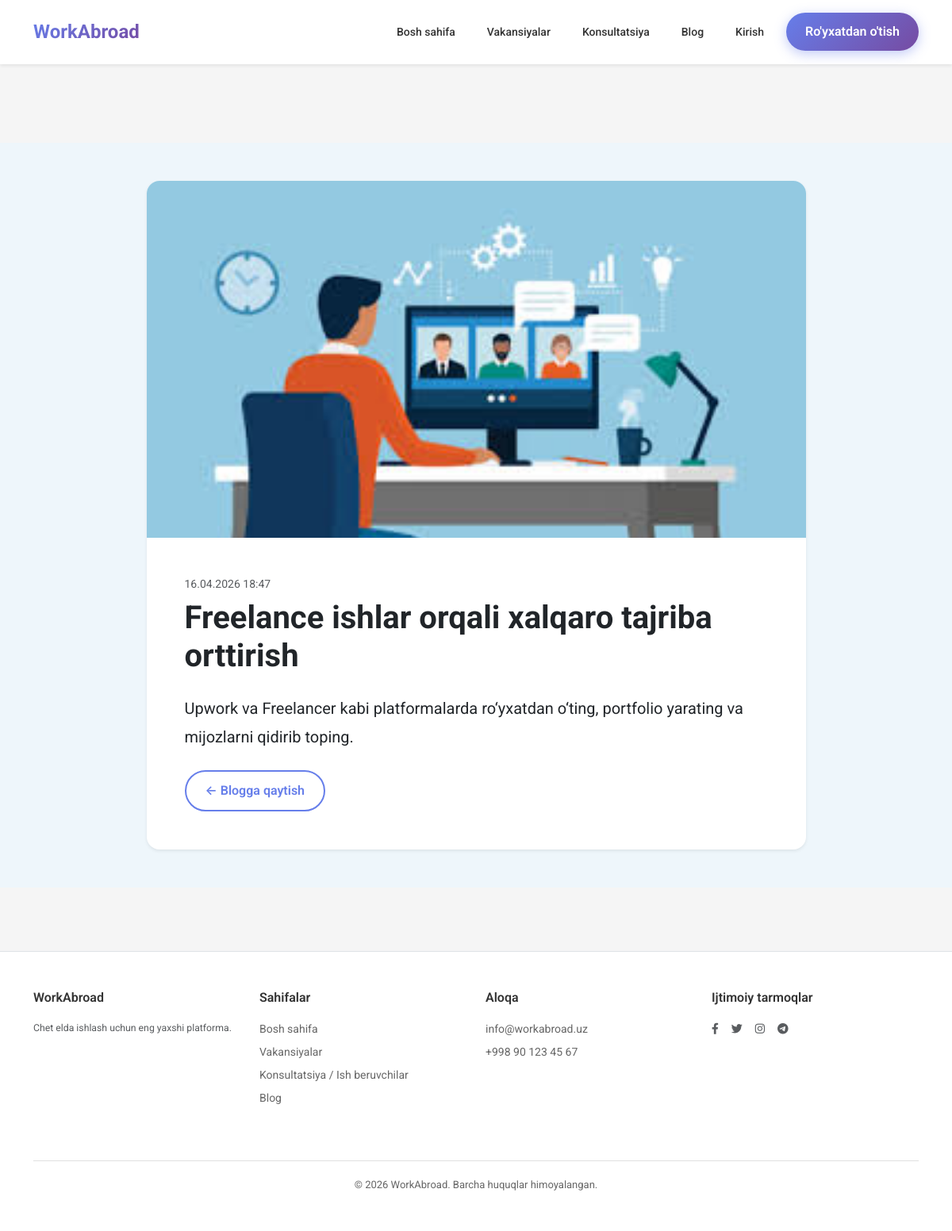
The page /blog/6/ on the database its author committed.
### blog/models.py (models this page shows, shortened)
class BlogPost(models.Model):
    title = models.CharField(max_length=255)
    content = models.TextField()
    image = models.ImageField(upload_to='blog_images/', blank=True, null=True)
    created_at = models.DateTimeField(auto_now_add=True)

### blog/views.py (the view)
# urls.py: path('<int:post_id>/', views.blog_detail, name='blog_detail'),
def blog_detail(request, post_id):
    post = get_object_or_404(BlogPost, id=post_id)
    return render(request, 'blog_detail.html', {'post': post})

### templates/blog_detail.html
{% extends 'base.html' %}
{% load static %}
{% block content %}
<section class="page-shell py-5">
    <div class="container">
        <div class="row justify-content-center">
            <div class="col-lg-9">
                <div class="card border-0 shadow-sm rounded-4 overflow-hidden">
                    {% if post.image %}
                        <img src="{{ post.image.url }}" class="img-fluid" alt="{{ post.title }}" style="max-height: 450px; object-fit: cover;">
                    {% endif %}
                    <div class="p-4 p-md-5">
                        <p class="text-muted mb-2">{{ post.created_at|date:"d.m.Y H:i" }}</p>
                        <h1 class="fw-bold mb-4">{{ post.title }}</h1>
                        <div class="fs-5 text-dark" style="line-height: 1.8;">
                            {{ post.content|linebreaks }}
                        </div>
                        <div class="mt-4">
                            <a href="{% url 'blog' %}" class="btn btn-outline-primary rounded-pill">
                                ← Blogga qaytish
                            </a>
                        </div>
                    </div>
                </div>
            </div>
        </div>
    </div>
</section>
{% endblock %}

### static/css/style.css (style rules this page uses)
* { margin: 0; padding: 0; box-sizing: border-box; }
body { font-family: 'Roboto', -apple-system, BlinkMacSystemFont, 'Segoe UI', sans-serif; background-color: #f5f5f5; color: #333; line-height: 1.5; font-size: 14px; }
:root { --hh-blue: #00b4d8; --hh-blue-dark: #0099b8; --hh-blue-light: #e6f7fa; --hh-gray: #666; --hh-gray-light: #f8f9fa; --hh-white: #ffffff; --hh-border: #e0e0e0; --hh-text: #333; --hh-text-light: #666; }
.page-shell { background: #eef6fb; min-height: calc(100vh - 220px); padding: 60px 0; }
.page-shell .container { position: relative; z-index: 2; }
.page-shell .page-card, .page-shell .card, .page-shell .job-detail-card, .page-shell .form-card { background: #ffffff; border: 1px solid rgba(15, 23, 42, 0.08); border-radius: 24px; box-shadow: 0 18px 40px rgba(15, 23, 42, 0.08); transition: all 0.3s ease; }
.page-shell .btn-outline-secondary, .page-shell .btn-outline-primary, .page-shell .btn-outline-success { border-width: 2px; }
.btn-outline-primary { border: 2px solid var(--hh-blue); color: var(--hh-blue); border-radius: 4px; font-weight: 500; }
.card { background: rgba(255, 255, 255, 0.95); backdrop-filter: blur(20px); border: 1px solid rgba(255, 255, 255, 0.2); border-radius: 18px; border: none; transition: all 0.3s ease; overflow: hidden; }
.btn { border-radius: 12px; padding: 12px 24px; font-weight: 600; transition: all 0.3s cubic-bezier(0.4, 0, 0.2, 1); position: relative; overflow: hidden; }
.btn::before { content: ''; position: absolute; top: 0; left: -100%; width: 100%; height: 100%; background: linear-gradient(90deg, transparent, rgba(255, 255, 255, 0.2), transparent); transition: left 0.5s; }
.btn-outline-primary { border: 2px solid #667eea; color: #667eea; background: transparent; }
body { padding-top:80px; }

### rows shown on the page
BlogPost: image (picture), created_at "16.04.2026 18:47", title "Freelance ishlar orqali xalqaro tajriba orttirish", content "Upwork va Freelancer kabi platformalarda ro‘yxatdan o‘ting, portfolio yarating va mijozlarni qidirib toping."
